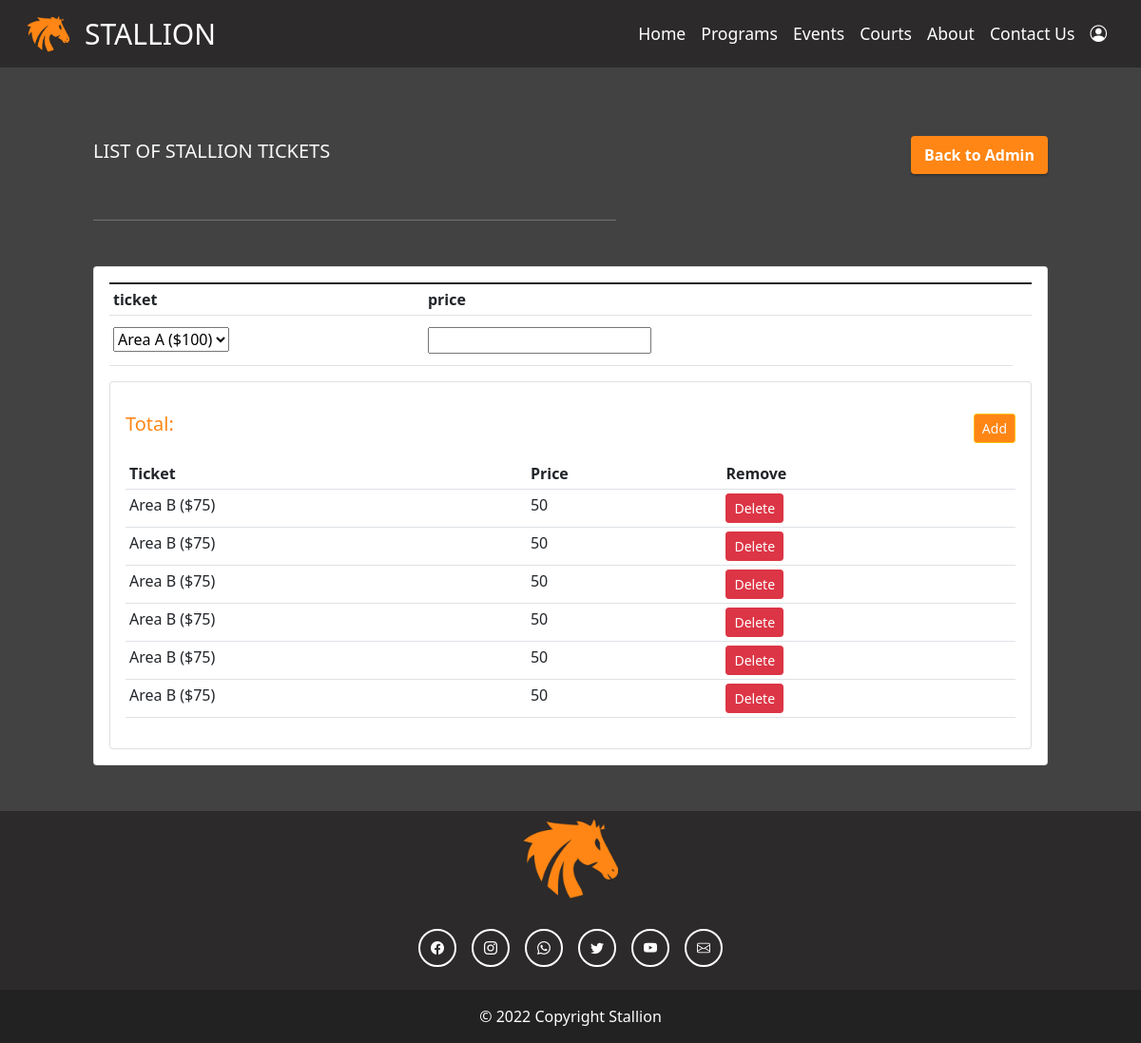
The page /tickets/ on the database as committed earlier.
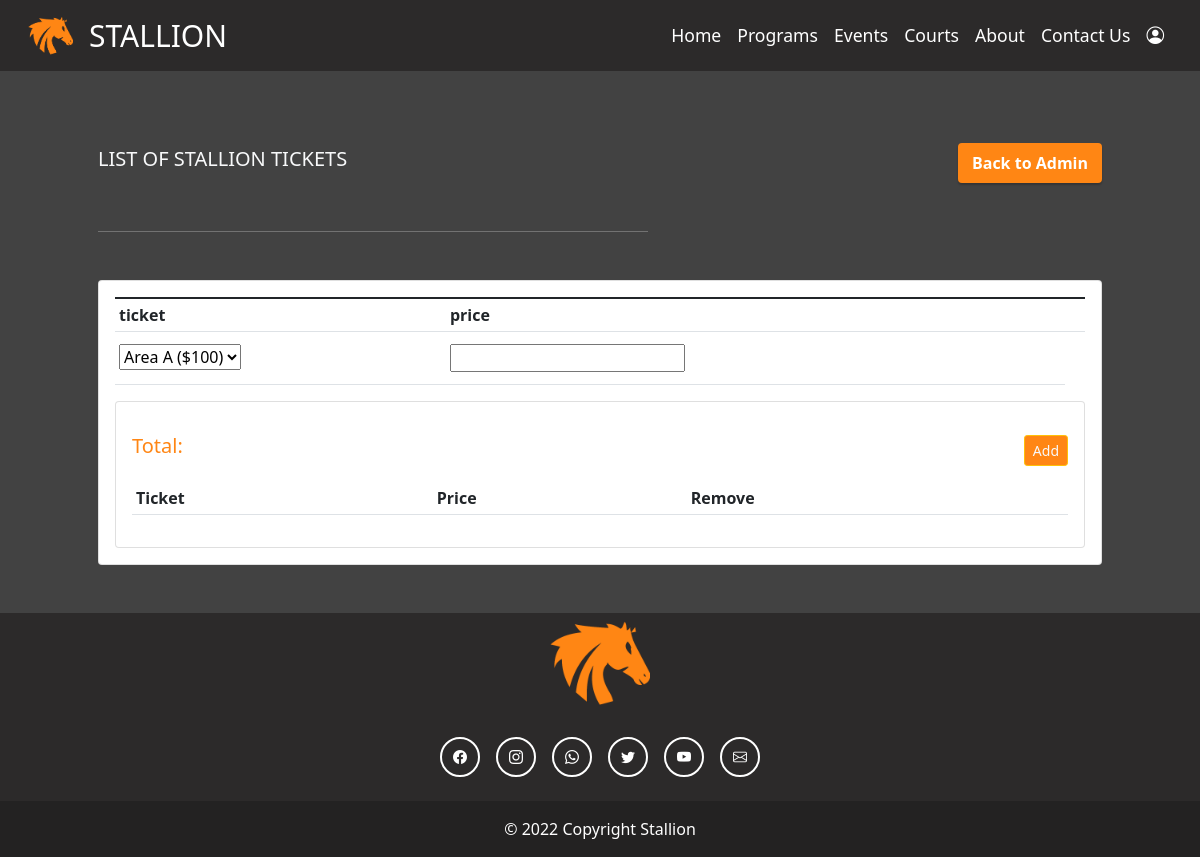
The same page on the database as committed later.
### stallion_website/models.py (models this page shows, shortened)
class Ticket(models.Model):
    TICKET_TYPE = (
        ('Area A ($100)', 'Area A ($100)'),
        ('Area B ($75)', 'Area B ($75)'),
        ('Area C ($50)', 'Area C ($50)')
    )
    ticket = models.CharField(max_length=20, choices=TICKET_TYPE)
    price = models.IntegerField()

### stallion_website/views.py (the view)
# urls.py: path('tickets/', views.tickets_admin, name='tickets'),
def tickets_admin(request):
    tickets = Ticket.objects.all()
    form = FilterTicketsForm(request.POST)
    return render(request, 'stallion_website/tickets-admin.html', {'tickets': tickets, 'form': form})

### stallion_website/forms.py
class FilterTicketsForm(forms.Form):
    TICKET_TYPE = (
        ('Area A ($100)', 'Area A ($100)'),
        ('Area B ($75)', 'Area B ($75)'),
        ('Area C ($50)', 'Area C ($50)')
    )
    ticket = forms.ChoiceField(choices=TICKET_TYPE)
    price = forms.IntegerField()

### stallion_website/templates/stallion_website/tickets-admin.html (shortened to what this page needs)
{% load static %}
<!doctype html>
<html lang="en">
  <head>
    <link
    href="https://cdn.jsdelivr.net/npm/bootstrap@5.1.3/dist/css/bootstrap.min.css"
    rel="stylesheet"
    />
    <link
      rel="stylesheet"
      href="https://cdn.jsdelivr.net/npm/bootstrap-icons@1.5.0/font/bootstrap-icons.css"
    />
    <link
      rel="stylesheet"
      type="text/css"
      href="{% static '/css/adminAccount.css' %}"
    />
  </head>
    {% include 'stallion_website/navbar.html' %}
    <br>
    <div class="col-md-11 mx-auto">
        <div class="d-flex m-5 align-items-center">
            <h5 class="text-light">LIST OF STALLION TICKETS</h5>
            <a href="/adminAccount" type="button" class="ms-auto btn btn-primary primary-btn-stallion-sm">
                Back to Admin
            </a>
        </div>
        <hr width="50%" class="me-auto m-5" style="color: white;">
        <div class="card card-body m-5">
            <table class="table table-sm p-4">
                <form method="POST" action="{% url 'filter_events' %}">
                <tr>
                    <th>ticket</th>
                    <th>price</th>
                    <th></th>
                </tr>
                <td>
                    <div class="form-floating mt-2 mb-2">
                        {{form.ticket}}
                      </div>
                </td>
                <td>
                    <div class="form-floating mt-2 mb-2">
                        {{form.price}}
                    </div>
                </td>
            </form>
            </table>
        <div class="card card-body">
            <div class="d-flex align-items-center">
                <h5 class="pt-3 pb-3" style="color: var(--darkorange);">Total: {{events.count}}</h5>
                <a class="text-light btn btn-sm btn-warning  ms-auto" style="height:fit-content; background-color: var(--darkorange);" href="{% url 'add_tickets' %}">Add</a>
            </div>
            <table class="table table-sm">
                <tr>
                    <th>Ticket</th>
                    <th>Price</th>
                    <th>Remove</th>
                </tr>
                {% for t in tickets %}
                <tr>
                    <td>{{t.ticket}}</td>
                    <td>{{t.price}}</td>
                    <td><a class="btn btn-sm btn-danger" href="{% url 'delete_tickets' t.id %}">Delete</a></td>
                </tr>
                {% endfor %}
            </table>
        </div>
    </div>
    </div>
    {% include 'stallion_website/footer.html' %}
</html>

Rows that differ between the two databases and show on the page:
removed Ticket: ticket "Area B ($75)", price "50"
removed Ticket: ticket "Area B ($75)", price "50"
removed Ticket: ticket "Area B ($75)", price "50"
removed Ticket: ticket "Area B ($75)", price "50"
removed Ticket: ticket "Area B ($75)", price "50"
removed Ticket: ticket "Area B ($75)", price "50"
